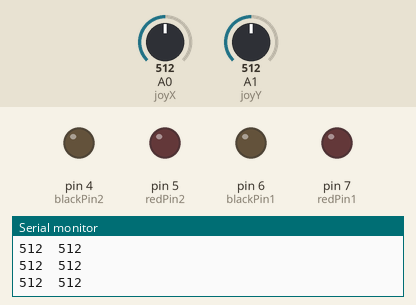
This sketch was run on a simulated Arduino Uno, built with avr-gcc and run on an emulated ATmega328P. On the bench: output pins drawn as LEDs (lit = HIGH), the last lines printed to the serial monitor. The inputs (shaded band) are chosen by the test bench; at power-on: A0 (joyX) = 512, A1 (joyY) = 512.

Above: at 1.2 s.
1.3 s: A0 (joyX) set to 535
4.3 s: A0 (joyX) set to 564
At 4.9 s:
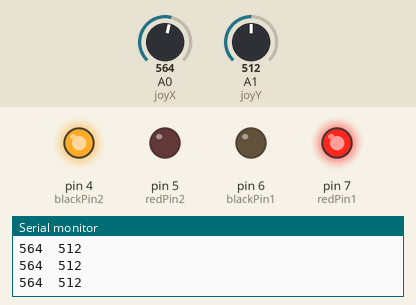
5.8 s: A0 (joyX) set to 440
At 7.0 s:
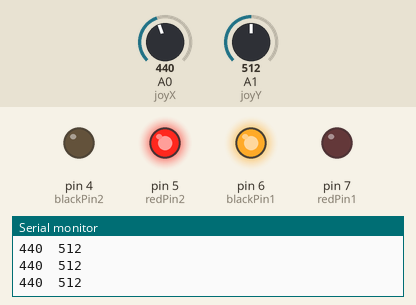
7.3 s: A0 (joyX) set to 468
At 8.5 s:
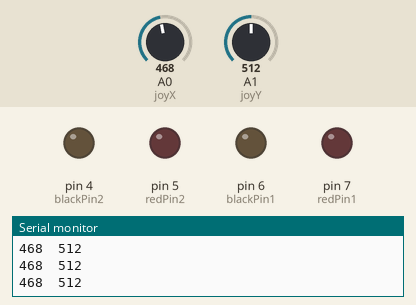
8.8 s: A1 (joyY) set to 535
10.3 s: A1 (joyY) set to 557
At 10.6 s:
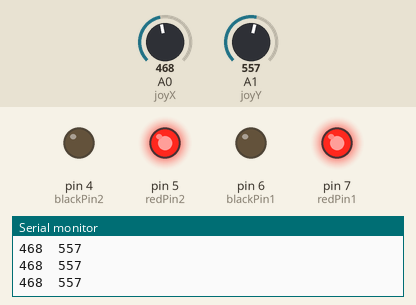
Timing chart, 0 to 12.8 s (numbered marks = the images above; inputs shaded):
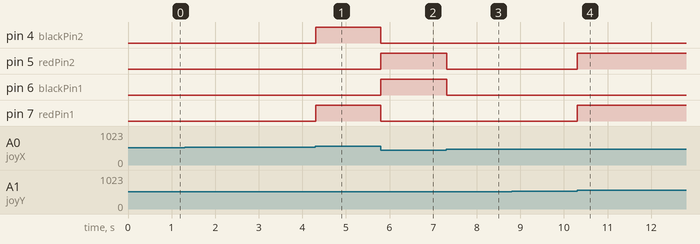

Measured:
- the behaviour switches between 550 and 551 on A0 (joyX) (found by bisection; images 0 and 1)
- the behaviour switches between 449 and 450 on A0 (joyX) (found by bisection; images 2 and 3)
- the behaviour switches between 550 and 551 on A1 (joyY) (found by bisection; images 3 and 4)
- after the input at 4.3 s, pin 4 (blackPin2), pin 7 (redPin1): LOW → HIGH at once
- after the input at 5.8 s, pin 4 (blackPin2), pin 7 (redPin1): HIGH → LOW at once; pin 5 (redPin2), pin 6 (blackPin1): LOW → HIGH at once
- after the input at 7.3 s, pin 5 (redPin2), pin 6 (blackPin1): HIGH → LOW at once
- after the input at 10.3 s, pin 5 (redPin2), pin 7 (redPin1): LOW → HIGH at once

The sketch:

joystick.ino
```cpp
#define joyX A0
#define joyY A1
int x, y;
const int redPin1 = 7;
const int blackPin1 = 6;
const int redPin2 = 5;
const int blackPin2 = 4;

void setup() {
  Serial.begin(9600);
  pinMode(redPin1, OUTPUT);
  pinMode(blackPin1, OUTPUT);
  pinMode(redPin2, OUTPUT);
  pinMode(blackPin2, OUTPUT);
}

void loop() {
  // put your main code here, to run repeatedly:
  x = analogRead(joyX);
  y = analogRead(joyY);

  // Down: clockwise
  if (y > 550 && (x < 550 && x > 450)) {
    digitalWrite(redPin1, HIGH);
    digitalWrite(blackPin1, LOW);
    digitalWrite(redPin2, HIGH);
    digitalWrite(blackPin2, LOW);
  }
  // Up: counterclockwise
  else if (y < 450 && (x < 550 && x > 450)) {
    digitalWrite(redPin1, LOW);
    digitalWrite(blackPin1, HIGH);
    digitalWrite(redPin2, LOW);
    digitalWrite(blackPin2, HIGH);
  }
  // Left: 1 clockwise, 2 counterclockwise
  else if (x > 550 && (y < 550 && y > 450)) {
    digitalWrite(redPin1, HIGH);
    digitalWrite(blackPin1, LOW);
    digitalWrite(redPin2, LOW);
    digitalWrite(blackPin2, HIGH);
  }
  // Right: 1 counterclockwise, 2 clockwise
  else if (x < 450 && (y < 550 && y > 450)) {
    digitalWrite(redPin1, LOW);
    digitalWrite(blackPin1, HIGH);
    digitalWrite(redPin2, HIGH);
    digitalWrite(blackPin2, LOW);
  }
  else {
    digitalWrite(redPin1, LOW);
    digitalWrite(blackPin1, LOW);
    digitalWrite(redPin2, LOW);
    digitalWrite(blackPin2, LOW);
  }

  //print the s with to plot or view
  Serial.print(x);
  Serial.print("\t");
  Serial.println(y);
}
```
